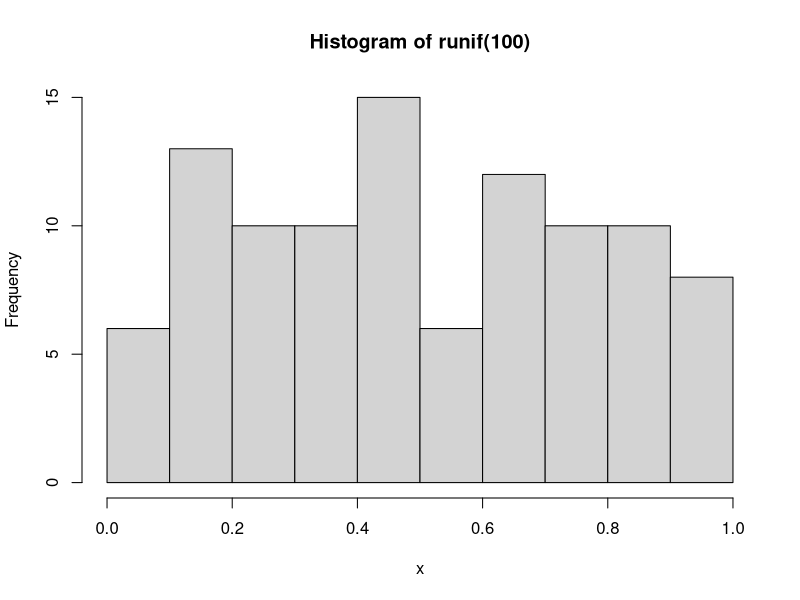
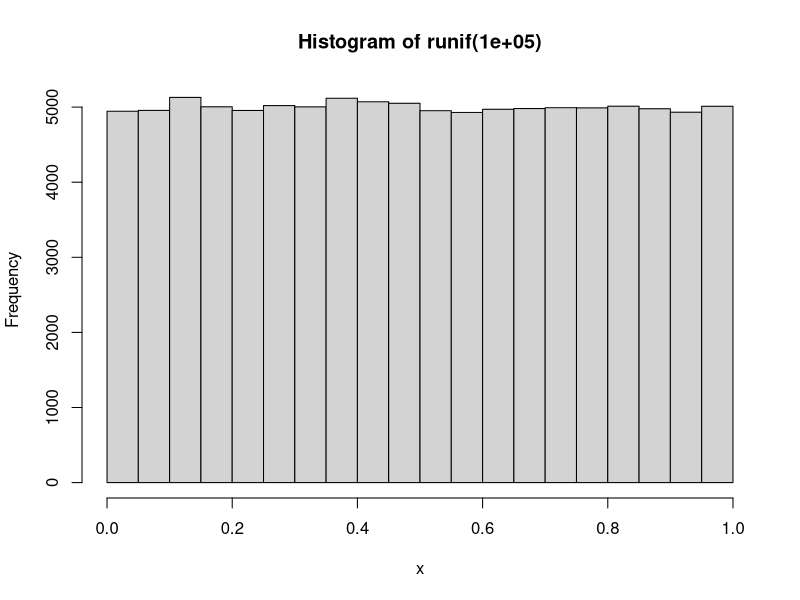

The R script that drew these images, in order: (Note: this script raises an error after producing the figures.)
## ---- chunk 1
set.seed(123)
## ---- chunk 2
runif(5)
## ---- chunk 3
runif(5)
## ---- chunk 4
#| fig.align='center',
#| fig.width=5,
#| fig.cap="100 draws from Uniform(0,1)"
hist(runif(100), xlab="x", ylab="Frequency")
## ---- chunk 5
#| fig.align='center',
#| fig.width=5,
#| fig.cap="100000 draws from Uniform(0,1)"
hist(runif(100000), xlab="x", ylab="Frequency")
## ---- chunk 6
set.seed(111)
runif(5)
runif(5)
runif(5)
## ---- chunk 7
set.seed(8)
runif(5)
## ---- chunk 8
set.seed(111)
runif(5)
## ---- chunk 9
set.seed(123)
## ---- chunk 10
n <- 10
u <- runif(n)
u
y <- ifelse(u<=0.5,"Heads","Tails")
y
table(y)
## ---- chunk 11
table(ifelse(runif(10000)<=0.5,"Heads","Tails"))
## ---- chunk 12
pp <- c(Red=1/2, Green=1/3, Blue=1/6)
sum(pp)
## ---- chunk 13
m <- length(pp) # Number of categories
cp <- cumsum(pp)
cp
## ---- chunk 14
set.seed(112)
u <- runif(8)
u
y <- case_when(u <= cp[1] ~ "Red",
               u <= cp[2] ~ "Green",
               .default="Blue")   # here .default means "otherwise"
data.frame(round(u,5),y)
table(y)
table(y)/length(y)
## ---- chunk 15
y <- factor(y,levels=names(pp))
table(y)
## ---- chunk 16
#| fig.align='center',
#| fig.width=5,
#| fig.cap="Drawing a random category"
i <- 1
plot(0:m,c(0,cp),type="s",ylim=c(0,1),axes=FALSE,
     xlab="Category",ylab="U")
axis(1,at=1:m,labels=names(pp)); axis(2); box()
axis(4,at=c(0,cp),lab=sprintf("%.3f",c(0,cp)),las=2)
text(0,u[i],label=bquote(u[.(i)]),pos=2,xpd=TRUE)
points(0,u[i],pch=16,cex=1.7,col="red")
arrows(0,u[i], as.numeric(y[i]),u[i], col="red", lwd=2)
arrows(as.numeric(y[i]),u[i], as.numeric(y[i]),0, col="red", lwd=2)
title(bquote(u[.(i)]==.(sprintf("%.3f",u[i]))*"; "*y[.(i)]*"="*.(as.character(y[i]))))
## ---- chunk 17
#| fig.align='center',
#| fig.width=5,
#| fig.cap="Drawing a random category"
i <- 2
plot(0:m,c(0,cp),type="s",ylim=c(0,1),axes=FALSE,
     xlab="Category",ylab="U")
axis(1,at=1:m,labels=names(pp)); axis(2); box()
axis(4,at=c(0,cp),lab=sprintf("%.3f",c(0,cp)),las=2)
text(0,u[i],label=bquote(u[.(i)]),pos=2,xpd=TRUE)
points(0,u[i],pch=16,cex=1.7,col="red")
arrows(0,u[i], as.numeric(y[i]),u[i], col="red", lwd=2)
arrows(as.numeric(y[i]),u[i], as.numeric(y[i]),0, col="red", lwd=2)
title(bquote(u[.(i)]==.(sprintf("%.3f",u[i]))*"; "*y[.(i)]*"="*.(as.character(y[i]))))
## ---- chunk 18
set.seed(112)
n <- 10000
u <- runif(n)
y <- case_when(u <= cp[1] ~ "Red",
               u <= cp[2] ~ "Green",
               .default="Blue")
y <- factor(y, levels=names(pp))
table(y)
## ---- chunk 19
n <- 10000
y <- sample(m, size=n, prob=pp, replace=TRUE)
table(y)
## ---- chunk 20
y <- sample(1:m, size=n, prob=pp, replace=TRUE)
table(y)
## ---- chunk 21
y <- sample(c("Red","Green","Blue"), size=n, prob=pp, replace=TRUE)
y <- factor(y,levels=names(pp))
table(y)
## ---- chunk 22
y <- sample(names(pp), size=n, prob=pp, replace=TRUE)
y <- factor(y,levels=names(pp))
table(y)
## ---- chunk 23
m <- 10
p <- 1/6
pp <- dbinom(0:m, m, p)
pp
## ---- chunk 24
#| fig.align='center',
#| fig.width=5,
#| fig.cap="Binomial probabilities"
barplot(pp, names=0:m,
        xlab="y", ylab="Pr(Y=y)",
        main=bquote("Bin("*.(m)*","*.(sprintf(" %.4f",p))*")"))
## ---- chunk 25
cp <- pbinom(0:m, m, p)
## ---- chunk 26
#| fig.align='center',
#| fig.width=5,
#| fig.cap="Binomial CDF"
plot(0:m, cp, type="s",
        xlab="y", ylab="Pr(Y<=y)",
        main=bquote("Bin("*.(m)*","*.(sprintf(" %.4f",p))*")"))
## ---- chunk 27
#| fig.align='center',
#| fig.width=5,
#| fig.cap="Drawing from a Binomial(10,1/6) distribution"
u <- 0.511
cp <- pbinom(0:m, m, p)
y <- min((0:m)[u<cp])
plot(c(0,0:m),c(0,cp),type="s",ylim=c(0,1),
     xlab="Y",ylab="U")
text(0,u,label=expression(u),pos=2,xpd=TRUE)
points(0,u,pch=16,cex=1.7,col="red")
arrows(0,u, y,u, col="red", lwd=2)
arrows(y,u, y,0, col="red", lwd=2)
title(bquote(u==.(sprintf("%.3f",u))*"; "*y*"="*.(y)))
## ---- chunk 28
#| fig.align='center',
#| fig.width=5,
#| fig.cap="10000 draws from a Binomial(10,1/6)"
n <- 10000
pp <- dbinom(0:m, m, p)
y <- sample(0:m, n, prob=pp, replace=TRUE)
barplot(table(y))
## ---- chunk 29
#| fig.align='center',
#| fig.width=5,
#| fig.cap="10000 draws from a Binomial(10,1/6)"
n <- 10000
y <- rbinom(n, m, p)
barplot(table(y))
## ---- chunk 30
#| fig.align='center',
#| fig.width=8,
#| fig.cap="Normal distribution density and CDF"
par(mfrow=c(1,2))
np <- 101
x <- seq(from=-3, to=+3, length=np)
y <- dnorm(x)
plot(x,y, type="l",main="Normal density",xlab="y",ylab="f(y)")
z <- 1
x <- seq(from=-3, to=z, length=np)
y <- dnorm(x)
polygon(c(x[1],x,x[np]),c(0,y,0),col="grey")
x <- seq(from=-3, to=+3, length=np)
y <- pnorm(x)
plot(x,y, type="l",xlab="y",ylab="F(y)")
title(bquote("F(1)=Pr(Y<"*.(z)*")="*.(round(pnorm(z),4))))
x <- c(x[1],z,z); y <- c(rep(pnorm(z),2),0)
lines(x,y,col="red")
## ---- chunk 31
#| fig.align='center',
#| fig.width=5,
#| fig.cap="Exponential probability distribution"
lambda <- 0.5
np <- 101
yvec <- seq(from=0, to=10, length=np)
fvec <- lambda*exp(-lambda*yvec)
plot(yvec, fvec, type="l", 
     xlab="y", ylab="f(y)", main="Probability density of Exp(0.1)")
## ---- chunk 32
#| fig.align='center',
#| fig.width=5,
#| fig.cap="Exponential cumulative probability distribution"
lambda <- 0.5
np <- 101
yvec <- seq(from=0, to=10, length=np)
cdfvec <- 1-exp(-lambda*yvec)
plot(yvec, cdfvec, type="l", 
     xlab="y", ylab="f(y)", main="CDF of Exp(0.1)")
## ---- chunk 33
#| fig.align='center',
#| fig.width=5,
#| fig.cap="10000 draws from an Exponential distribution"
n <- 10000
u <- runif(n)
lambda <- 0.5
y <- -(1/lambda)*log(1-u)
mean(y)
hist(y, main="Histogram of draws from Exp(0.5)")
